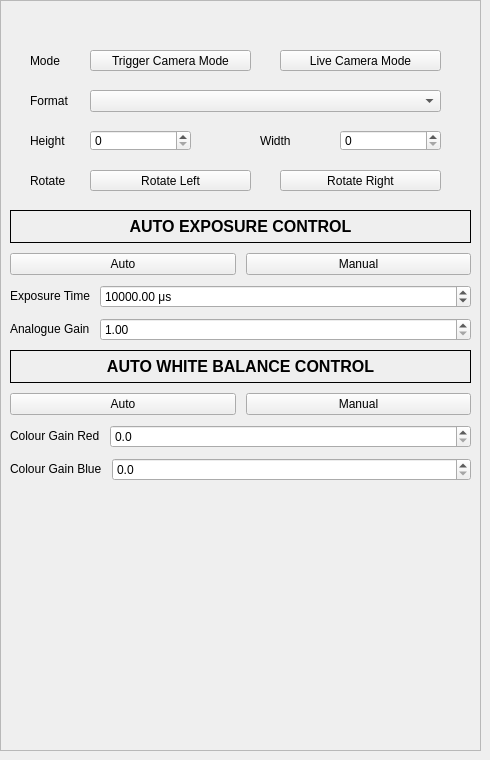
              <widget class="QWidget" name="cameraSettingPage">
               <widget class="QFrame" name="cameraSettingFrame">
                <property name="geometry">
                 <rect>
                  <x>0</x>
                  <y>0</y>
                  <width>481</width>
                  <height>751</height>
                 </rect>
                </property>
                <property name="frameShape">
                 <enum>QFrame::StyledPanel</enum>
                </property>
                <property name="frameShadow">
                 <enum>QFrame::Raised</enum>
                </property>
                <widget class="QPushButton" name="triggerCameraMode">
                 <property name="geometry">
                  <rect>
                   <x>90</x>
                   <y>50</y>
                   <width>161</width>
                   <height>21</height>
                  </rect>
                 </property>
                 <property name="text">
                  <string>Trigger Camera Mode</string>
                 </property>
                </widget>
                <widget class="QPushButton" name="liveCameraMode">
                 <property name="geometry">
                  <rect>
                   <x>280</x>
                   <y>50</y>
                   <width>161</width>
                   <height>21</height>
                  </rect>
                 </property>
                 <property name="text">
                  <string>Live Camera Mode</string>
                 </property>
                </widget>
                <widget class="QLabel" name="modeLabel">
                 <property name="geometry">
                  <rect>
                   <x>30</x>
                   <y>50</y>
                   <width>61</width>
                   <height>21</height>
                  </rect>
                 </property>
                 <property name="sizePolicy">
                  <sizepolicy hsizetype="Fixed" vsizetype="Fixed">
                   <horstretch>0</horstretch>
                   <verstretch>0</verstretch>
                  </sizepolicy>
                 </property>
                 <property name="text">
                  <string>Mode</string>
                 </property>
                 <property name="alignment">
                  <set>Qt::AlignLeading|Qt::AlignLeft|Qt::AlignVCenter</set>
                 </property>
                </widget>
                <widget class="QSpinBox" name="heightCameraFrameSpinBox">
                 <property name="enabled">
                  <bool>true</bool>
                 </property>
                 <property name="geometry">
                  <rect>
                   <x>90</x>
                   <y>130</y>
                   <width>101</width>
                   <height>21</height>
                  </rect>
                 </property>
                </widget>
                <widget class="QSpinBox" name="widthCameraFrameSpinBox">
                 <property name="enabled">
                  <bool>true</bool>
                 </property>
                 <property name="geometry">
                  <rect>
                   <x>340</x>
                   <y>130</y>
                   <width>101</width>
                   <height>21</height>
                  </rect>
                 </property>
                </widget>
                <widget class="QLabel" name="heightCameraFrameLabel">
                 <property name="geometry">
                  <rect>
                   <x>30</x>
                   <y>130</y>
                   <width>55</width>
                   <height>21</height>
                  </rect>
                 </property>
                 <property name="text">
                  <string>Height</string>
                 </property>
                </widget>
                <widget class="QLabel" name="widthCameraFrameLabel">
                 <property name="geometry">
                  <rect>
                   <x>260</x>
                   <y>130</y>
                   <width>55</width>
                   <height>21</height>
                  </rect>
                 </property>
                 <property name="text">
                  <string>Width</string>
                 </property>
                </widget>
                <widget class="QComboBox" name="formatCameraComboBox">
                 <property name="enabled">
                  <bool>true</bool>
                 </property>
                 <property name="geometry">
                  <rect>
                   <x>90</x>
                   <y>90</y>
                   <width>351</width>
                   <height>22</height>
                  </rect>
                 </property>
                </widget>
                <widget class="QLabel" name="formatCameraLabel">
                 <property name="geometry">
                  <rect>
                   <x>30</x>
                   <y>90</y>
                   <width>55</width>
                   <height>21</height>
                  </rect>
                 </property>
                 <property name="text">
                  <string>Format</string>
                 </property>
                </widget>
                <widget class="QPushButton" name="rotateRight">
                 <property name="geometry">
                  <rect>
                   <x>280</x>
                   <y>170</y>
                   <width>161</width>
                   <height>21</height>
                  </rect>
                 </property>
                 <property name="sizePolicy">
                  <sizepolicy hsizetype="Fixed" vsizetype="Fixed">
                   <horstretch>0</horstretch>
                   <verstretch>0</verstretch>
                  </sizepolicy>
                 </property>
                 <property name="text">
                  <string>Rotate Right</string>
                 </property>
                </widget>
                <widget class="QPushButton" name="rotateLeft">
                 <property name="geometry">
                  <rect>
                   <x>90</x>
                   <y>170</y>
                   <width>161</width>
                   <height>21</height>
                  </rect>
                 </property>
                 <property name="sizePolicy">
                  <sizepolicy hsizetype="Fixed" vsizetype="Fixed">
                   <horstretch>0</horstretch>
                   <verstretch>0</verstretch>
                  </sizepolicy>
                 </property>
                 <property name="text">
                  <string>Rotate Left</string>
                 </property>
                </widget>
                <widget class="QLabel" name="rotateLabel">
                 <property name="geometry">
                  <rect>
                   <x>30</x>
                   <y>170</y>
                   <width>55</width>
                   <height>21</height>
                  </rect>
                 </property>
                 <property name="text">
                  <string>Rotate</string>
                 </property>
                </widget>
                <widget class="QWidget" name="verticalLayoutWidget">
                 <property name="geometry">
                  <rect>
                   <x>10</x>
                   <y>210</y>
                   <width>461</width>
                   <height>131</height>
                  </rect>
                 </property>
                 <layout class="QVBoxLayout" name="AEVerticalLayout" stretch="1,3,0,0">
                  <property name="spacing">
                   <number>10</number>
                  </property>
                  <property name="sizeConstraint">
                   <enum>QLayout::SetDefaultConstraint</enum>
                  </property>
                  <property name="topMargin">
                   <number>0</number>
                  </property>
                  <property name="rightMargin">
                   <number>0</number>
                  </property>
                  <item>
                   <widget class="QLabel" name="AELabel">
                    <property name="sizePolicy">
                     <sizepolicy hsizetype="Expanding" vsizetype="Expanding">
                      <horstretch>0</horstretch>
                      <verstretch>0</verstretch>
                     </sizepolicy>
                    </property>
                    <property name="font">
                     <font>
                      <pointsize>12</pointsize>
                      <weight>75</weight>
                      <bold>true</bold>
                     </font>
                    </property>
                    <property name="frameShape">
                     <enum>QFrame::Box</enum>
                    </property>
                    <property name="lineWidth">
                     <number>1</number>
                    </property>
                    <property name="text">
                     <string>AUTO EXPOSURE CONTROL</string>
                    </property>
                    <property name="scaledContents">
                     <bool>false</bool>
                    </property>
                    <property name="alignment">
                     <set>Qt::AlignCenter</set>
                    </property>
                   </widget>
                  </item>
                  <item>
                   <layout class="QHBoxLayout" name="AEButtonHorizontalLayout">
                    <item>
                     <widget class="QPushButton" name="autoAE">
                      <property name="enabled">
                       <bool>true</bool>
                      </property>
                      <property name="text">
                       <string>Auto</string>
                      </property>
                     </widget>
                    </item>
                    <item>
                     <widget class="QPushButton" name="manualAE">
                      <property name="enabled">
                       <bool>true</bool>
                      </property>
                      <property name="text">
                       <string>Manual</string>
                      </property>
                     </widget>
                    </item>
                   </layout>
                  </item>
                  <item>
                   <layout class="QHBoxLayout" name="ETHorizontalLayout">
                    <item>
                     <widget class="QLabel" name="exposureLabel">
                      <property name="sizePolicy">
                       <sizepolicy hsizetype="Fixed" vsizetype="Fixed">
                        <horstretch>0</horstretch>
                        <verstretch>0</verstretch>
                       </sizepolicy>
                      </property>
                      <property name="text">
                       <string>Exposure Time</string>
                      </property>
                      <property name="scaledContents">
                       <bool>false</bool>
                      </property>
                      <property name="alignment">
                       <set>Qt::AlignLeading|Qt::AlignLeft|Qt::AlignVCenter</set>
                      </property>
                     </widget>
                    </item>
                    <item>
                     <widget class="QDoubleSpinBox" name="exposureTimeEdit">
                      <property name="enabled">
                       <bool>true</bool>
                      </property>
                      <property name="suffix">
                       <string> μs</string>
                      </property>
                      <property name="minimum">
                       <double>29.000000000000000</double>
                      </property>
                      <property name="maximum">
                       <double>15534385.000000000000000</double>
                      </property>
                      <property name="value">
                       <double>10000.000000000000000</double>
                      </property>
                     </widget>
                    </item>
                   </layout>
                  </item>
                  <item>
                   <layout class="QHBoxLayout" name="AGHorizontalLayout">
                    <item>
                     <widget class="QLabel" name="gainLabel">
                      <property name="sizePolicy">
                       <sizepolicy hsizetype="Fixed" vsizetype="Fixed">
                        <horstretch>0</horstretch>
                        <verstretch>0</verstretch>
                       </sizepolicy>
                      </property>
                      <property name="text">
                       <string>Analogue Gain</string>
                      </property>
                      <property name="alignment">
                       <set>Qt::AlignLeading|Qt::AlignLeft|Qt::AlignVCenter</set>
                      </property>
                     </widget>
                    </item>
                    <item>
                     <widget class="QDoubleSpinBox" name="analogueGainEdit">
                      <property name="minimum">
                       <double>1.000000000000000</double>
                      </property>
                      <property name="maximum">
                       <double>251.189999999999998</double>
                      </property>
                      <property name="value">
                       <double>1.000000000000000</double>
                      </property>
                     </widget>
                    </item>
                   </layout>
                  </item>
                 </layout>
                </widget>
                <widget class="QWidget" name="verticalLayoutWidget_2">
                 <property name="geometry">
                  <rect>
                   <x>10</x>
                   <y>350</y>
                   <width>461</width>
                   <height>131</height>
                  </rect>
                 </property>
                 <layout class="QVBoxLayout" name="AWBVerticalLayout" stretch="1,3,0,0">
                  <property name="spacing">
                   <number>10</number>
                  </property>
                  <property name="sizeConstraint">
                   <enum>QLayout::SetDefaultConstraint</enum>
                  </property>
                  <property name="topMargin">
                   <number>0</number>
                  </property>
                  <property name="rightMargin">
                   <number>0</number>
                  </property>
                  <item>
                   <widget class="QLabel" name="AWBLabel">
                    <property name="sizePolicy">
                     <sizepolicy hsizetype="Expanding" vsizetype="Expanding">
                      <horstretch>0</horstretch>
                      <verstretch>0</verstretch>
                     </sizepolicy>
                    </property>
                    <property name="font">
                     <font>
                      <pointsize>12</pointsize>
                      <weight>75</weight>
                      <bold>true</bold>
                     </font>
                    </property>
                    <property name="frameShape">
                     <enum>QFrame::Box</enum>
                    </property>
                    <property name="lineWidth">
                     <number>1</number>
                    </property>
                    <property name="text">
                     <string>AUTO WHITE BALANCE CONTROL</string>
                    </property>
                    <property name="scaledContents">
                     <bool>false</bool>
                    </property>
                    <property name="alignment">
                     <set>Qt::AlignCenter</set>
                    </property>
                   </widget>
                  </item>
                  <item>
                   <layout class="QHBoxLayout" name="AWBButtonHorizontalLayout">
                    <item>
                     <widget class="QPushButton" name="autoAWB">
                      <property name="enabled">
                       <bool>true</bool>
                      </property>
                      <property name="text">
                       <string>Auto</string>
                      </property>
                     </widget>
                    </item>
                    <item>
                     <widget class="QPushButton" name="manualAWB">
                      <property name="enabled">
                       <bool>true</bool>
                      </property>
                      <property name="text">
                       <string>Manual</string>
                      </property>
                     </widget>
                    </item>
                   </layout>
                  </item>
                  <item>
                   <layout class="QHBoxLayout" name="CLGRHorizontalLayout">
                    <item>
                     <widget class="QLabel" name="colourGainRLabel">
                      <property name="sizePolicy">
                       <sizepolicy hsizetype="Fixed" vsizetype="Fixed">
                        <horstretch>0</horstretch>
                        <verstretch>0</verstretch>
                       </sizepolicy>
                      </property>
                      <property name="text">
                       <string>Colour Gain Red</string>
                      </property>
                      <property name="alignment">
                       <set>Qt::AlignLeading|Qt::AlignLeft|Qt::AlignVCenter</set>
                      </property>
                     </widget>
                    </item>
                    <item>
                     <widget class="QDoubleSpinBox" name="colourGainREdit">
                      <property name="decimals">
                       <number>1</number>
                      </property>
                      <property name="maximum">
                       <double>32.000000000000000</double>
                      </property>
                      <property name="singleStep">
                       <double>0.100000000000000</double>
                      </property>
                      <property name="value">
                       <double>0.000000000000000</double>
                      </property>
                     </widget>
                    </item>
                   </layout>
                  </item>
                  <item>
                   <layout class="QHBoxLayout" name="CLGBHorizontalLayout">
                    <item>
                     <widget class="QLabel" name="colourGainBLabel">
                      <property name="sizePolicy">
                       <sizepolicy hsizetype="Fixed" vsizetype="Fixed">
                        <horstretch>0</horstretch>
                        <verstretch>0</verstretch>
                       </sizepolicy>
                      </property>
                      <property name="text">
                       <string>Colour Gain Blue</string>
                      </property>
                      <property name="alignment">
                       <set>Qt::AlignLeading|Qt::AlignLeft|Qt::AlignVCenter</set>
                      </property>
                     </widget>
                    </item>
                    <item>
                     <widget class="QDoubleSpinBox" name="colourGainBEdit">
                      <property name="decimals">
                       <number>1</number>
                      </property>
                      <property name="maximum">
                       <double>32.000000000000000</double>
                      </property>
                      <property name="singleStep">
                       <double>0.100000000000000</double>
                      </property>
                     </widget>
                    </item>
                   </layout>
                  </item>
                 </layout>
                </widget>
               </widget>
              </widget>
